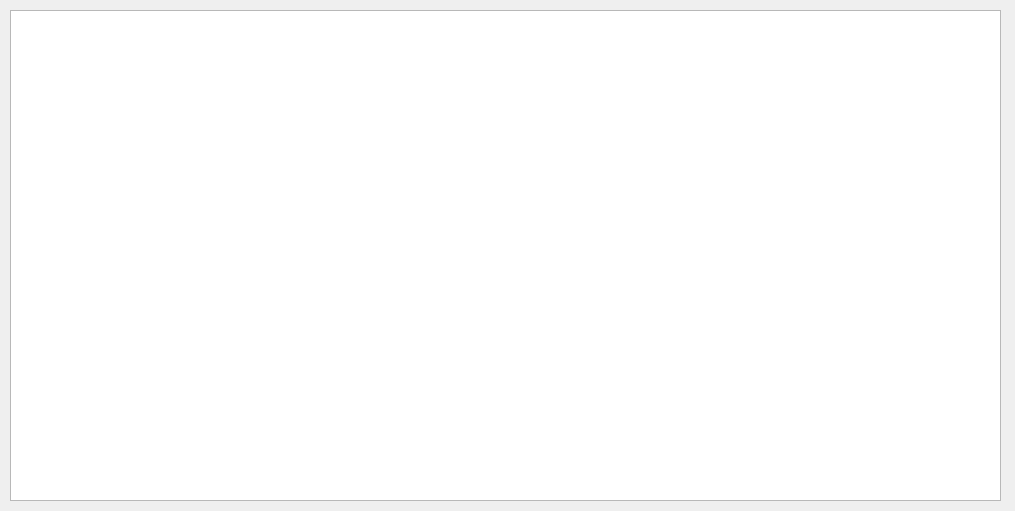
<?xml version="1.0" encoding="UTF-8"?>
<ui version="4.0">
 <class>Dialog_messages_admin</class>
 <widget class="QDialog" name="Dialog_messages_admin">
  <property name="geometry">
   <rect>
    <x>0</x>
    <y>0</y>
    <width>1015</width>
    <height>511</height>
   </rect>
  </property>
  <property name="windowTitle">
   <string>Сообщения </string>
  </property>
  <widget class="QTableWidget" name="tableWidget_output_messages">
   <property name="geometry">
    <rect>
     <x>10</x>
     <y>10</y>
     <width>991</width>
     <height>491</height>
    </rect>
   </property>
  </widget>
 </widget>
 <resources/>
 <connections/>
</ui>
